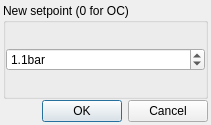
<?xml version="1.0" encoding="UTF-8"?>
<ui version="4.0">
 <class>SetpointDialog</class>
 <widget class="QDialog" name="SetpointDialog">
  <property name="windowModality">
   <enum>Qt::WindowModal</enum>
  </property>
  <property name="geometry">
   <rect>
    <x>0</x>
    <y>0</y>
    <width>211</width>
    <height>125</height>
   </rect>
  </property>
  <property name="windowTitle">
   <string>Add setpoint change</string>
  </property>
  <property name="windowIcon">
   <iconset>
    <normalon>:/subsurface-icon</normalon>
   </iconset>
  </property>
  <layout class="QVBoxLayout" name="verticalLayout_2">
   <property name="spacing">
    <number>1</number>
   </property>
   <property name="leftMargin">
    <number>3</number>
   </property>
   <property name="topMargin">
    <number>3</number>
   </property>
   <property name="rightMargin">
    <number>3</number>
   </property>
   <property name="bottomMargin">
    <number>3</number>
   </property>
   <item>
    <widget class="QGroupBox" name="groupBox">
     <property name="title">
      <string>New setpoint (0 for OC)</string>
     </property>
     <layout class="QVBoxLayout" name="verticalLayout">
      <property name="leftMargin">
       <number>0</number>
      </property>
      <property name="topMargin">
       <number>0</number>
      </property>
      <property name="rightMargin">
       <number>0</number>
      </property>
      <property name="bottomMargin">
       <number>0</number>
      </property>
      <item>
       <widget class="QDoubleSpinBox" name="spinbox">
        <property name="suffix">
         <string>bar</string>
        </property>
        <property name="decimals">
         <number>1</number>
        </property>
        <property name="minimum">
         <double>0.000000000000000</double>
        </property>
        <property name="maximum">
         <double>2.000000000000000</double>
        </property>
        <property name="singleStep">
         <double>0.100000000000000</double>
        </property>
        <property name="value">
         <double>1.100000000000000</double>
        </property>
       </widget>
      </item>
     </layout>
    </widget>
   </item>
   <item>
    <widget class="QDialogButtonBox" name="buttonBox">
     <property name="orientation">
      <enum>Qt::Horizontal</enum>
     </property>
     <property name="standardButtons">
      <set>QDialogButtonBox::Cancel|QDialogButtonBox::Ok</set>
     </property>
    </widget>
   </item>
  </layout>
 </widget>
 <resources/>
 <connections>
  <connection>
   <sender>buttonBox</sender>
   <signal>accepted()</signal>
   <receiver>SetpointDialog</receiver>
   <slot>accept()</slot>
   <hints>
    <hint type="sourcelabel">
     <x>248</x>
     <y>254</y>
    </hint>
    <hint type="destinationlabel">
     <x>157</x>
     <y>274</y>
    </hint>
   </hints>
  </connection>
  <connection>
   <sender>buttonBox</sender>
   <signal>rejected()</signal>
   <receiver>SetpointDialog</receiver>
   <slot>reject()</slot>
   <hints>
    <hint type="sourcelabel">
     <x>316</x>
     <y>260</y>
    </hint>
    <hint type="destinationlabel">
     <x>286</x>
     <y>274</y>
    </hint>
   </hints>
  </connection>
 </connections>
</ui>
